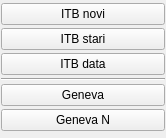
                <widget class="QWidget" name="pagePregledIzItb">
                 <property name="geometry">
                  <rect>
                   <x>0</x>
                   <y>0</y>
                   <width>166</width>
                   <height>138</height>
                  </rect>
                 </property>
                 <property name="sizePolicy">
                  <sizepolicy hsizetype="Preferred" vsizetype="Maximum">
                   <horstretch>0</horstretch>
                   <verstretch>0</verstretch>
                  </sizepolicy>
                 </property>
                 <attribute name="icon">
                  <iconset resource="../../resources/DonatForm.qrc">
                   <normaloff>:/InDonat/Forms/images/ig_menuBlueDown.gif</normaloff>:/InDonat/Forms/images/ig_menuBlueDown.gif</iconset>
                 </attribute>
                 <attribute name="label">
                  <string>Pregled iz ITB</string>
                 </attribute>
                 <layout class="QVBoxLayout" name="verticalLayout_23">
                  <property name="spacing">
                   <number>0</number>
                  </property>
                  <property name="leftMargin">
                   <number>1</number>
                  </property>
                  <property name="topMargin">
                   <number>0</number>
                  </property>
                  <property name="rightMargin">
                   <number>1</number>
                  </property>
                  <property name="bottomMargin">
                   <number>0</number>
                  </property>
                  <item>
                   <widget class="QPushButton" name="btnMnuItbNovi">
                    <property name="cursor">
                     <cursorShape>PointingHandCursor</cursorShape>
                    </property>
                    <property name="text">
                     <string>ITB novi</string>
                    </property>
                   </widget>
                  </item>
                  <item>
                   <widget class="QPushButton" name="btnMnuItbStari">
                    <property name="cursor">
                     <cursorShape>PointingHandCursor</cursorShape>
                    </property>
                    <property name="text">
                     <string>ITB stari</string>
                    </property>
                   </widget>
                  </item>
                  <item>
                   <widget class="QPushButton" name="btnMnuItbData">
                    <property name="cursor">
                     <cursorShape>PointingHandCursor</cursorShape>
                    </property>
                    <property name="text">
                     <string>ITB data</string>
                    </property>
                   </widget>
                  </item>
                  <item>
                   <widget class="Line" name="line">
                    <property name="orientation">
                     <enum>Qt::Horizontal</enum>
                    </property>
                   </widget>
                  </item>
                  <item>
                   <widget class="QPushButton" name="btnMnuGeneva">
                    <property name="cursor">
                     <cursorShape>PointingHandCursor</cursorShape>
                    </property>
                    <property name="text">
                     <string>Geneva</string>
                    </property>
                   </widget>
                  </item>
                  <item>
                   <widget class="QPushButton" name="btnGenevaNova">
                    <property name="cursor">
                     <cursorShape>PointingHandCursor</cursorShape>
                    </property>
                    <property name="text">
                     <string>Geneva N</string>
                    </property>
                   </widget>
                  </item>
                 </layout>
                </widget>
